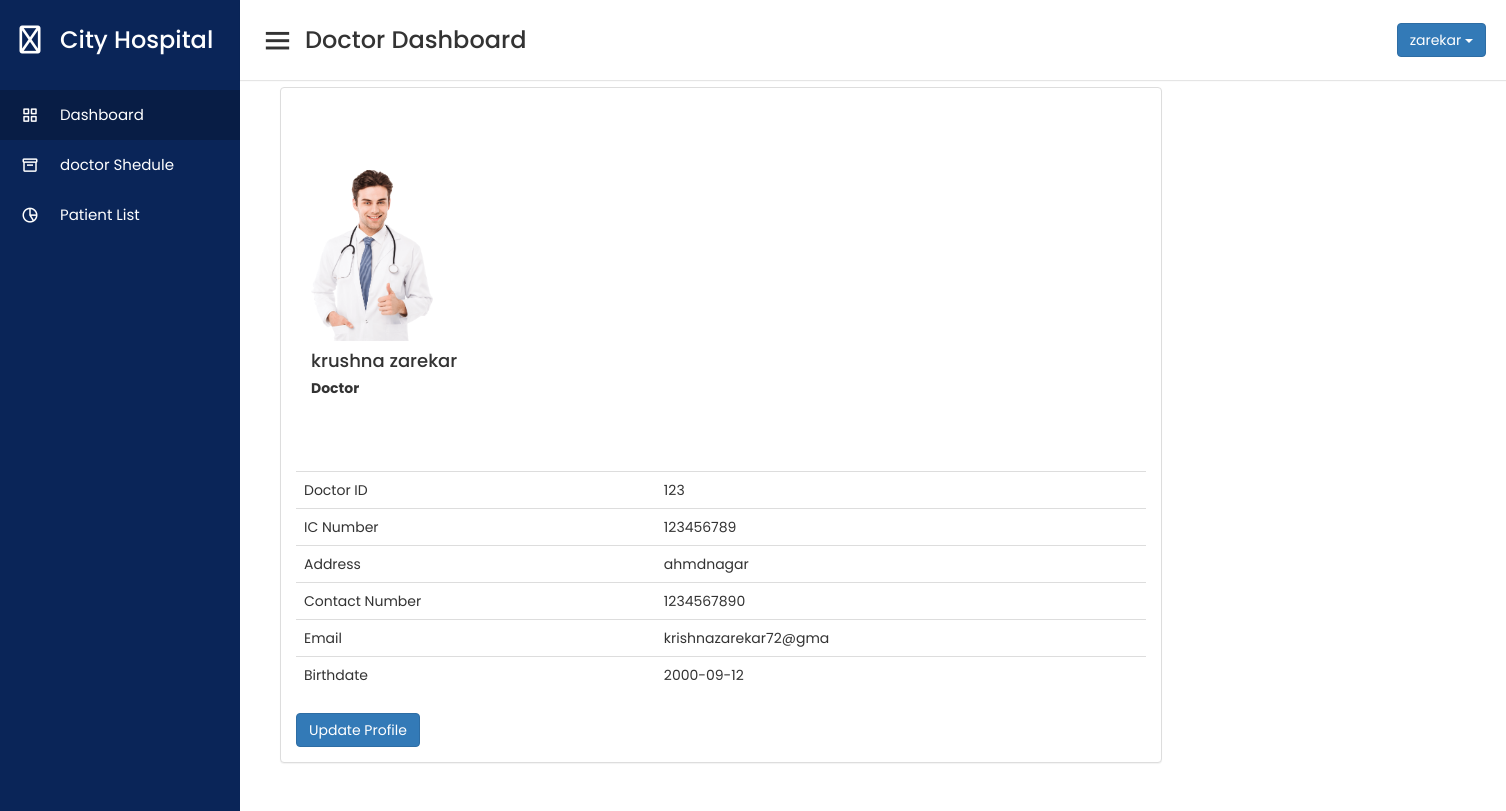
The app's page /doctor/profile.php (signed in) with its own data.
### tables this page shows
CREATE TABLE `doctor` (
  `icDoctor` bigint(12) NOT NULL,
  `password` varchar(20) NOT NULL,
  `doctorId` int(3) NOT NULL,
  `doctorFirstName` varchar(50) NOT NULL,
  `doctorLastName` varchar(50) NOT NULL,
  `doctorAddress` varchar(100) NOT NULL,
  `doctorPhone` varchar(15) NOT NULL,
  `doctorEmail` varchar(20) NOT NULL,
  `doctorDOB` date NOT NULL
);

### doctor/profile.php (the view, shortened to what this page needs)
<?php
include_once '../database/dbconnect.php';
$usersession = $_SESSION['doctorSession'];
$res = mysqli_query($con, "SELECT * FROM doctor WHERE doctorId=" . $usersession);
$userRow = mysqli_fetch_array($res, MYSQLI_ASSOC);
?>
<!DOCTYPE html>
<html lang="en" dir="ltr">
  <head>
    <link href="../assets/css/material.css" rel="stylesheet">
    <link href="../assets/css/sb-admin.css" rel="stylesheet">
    <link href="../doctor/doctordashboard_css.css" rel="stylesheet">
    <link href="../assets/css/style.css" rel="stylesheet">
    <link href="../assets/font-awesome/css/font-awesome.css" rel="stylesheet">
    <link rel="stylesheet" href="https://cdnjs.cloudflare.com/ajax/libs/font-awesome/4.7.0/css/font-awesome.min.css">
    <link rel="stylesheet" href="https://maxcdn.bootstrapcdn.com/bootstrap/3.4.1/css/bootstrap.min.css">
  <link rel="stylesheet" href="../assetspetient/js/bootstrap.min.js">
  <link rel="stylesheet" href="../assetspetient/css/bootstrap.min.css">
  <link rel="stylesheet" href="../assets/font-awesome/css/font-awesome.min.css">
    <link href='https://unpkg.com/boxicons@2.0.7/css/boxicons.min.css' rel='stylesheet'>
   </head>
<body>
<div class="sidebar">
    <div class="logo-details">
      <i class='fa fa-medkit'></i>
      <span class="logo_name">City Hospital</span>
    </div>
      <ul class="nav-links">
        <li>
          <a href="../doctor/doctordashboard.php" class="active">
            <i class='bx bx-grid-alt' ></i>
            <span class="links_name"> Dashboard</span>
          </a>
        </li>
        <li>
          <a href="../doctor/addschedule.php">
            <i class='bx bx-box' ></i>
            <span class="links_name">doctor Shedule</span>
          </a>
        </li>
        <li>
          <a href="../doctor/patientlist.php">
            <i class='bx bx-pie-chart-alt-2' ></i>
            <span class="links_name">Patient List</span>
          </a>
        </li>
        <li>
        </li>
      </ul>
  </div>
  <section class="home-section">
    <nav>
      <div class="sidebar-button">
        <i class='bx bx-menu sidebarBtn'></i>
        <span class="dashboard">Doctor Dashboard</span>
      </div>
      <div class="dropdown">
                                      <button class="btn btn-primary dropdown-toggle" type="button" data-toggle="dropdown"><?php echo $userRow['doctorLastName']; ?>
                                      <span class="caret"></span></button>
                                    </div>
    </nav>
    <div class="home-content">
      <div class="overview-boxes">
      <div id="page-wrapper">
            <div class="container-fluid">
                <div class="col-md-9 col-sm-9  user-wrapper">
                            <div class="description">
                                <div class="panel panel-default">
                                    <div class="panel-body">
                                        <table class="table table-user-information" align="center">
                                        <div class="panel-body">
                          <div class="container">
            <section style="padding-bottom: 50px; padding-top: 50px;">
                <div class="row">
                    <div class="row">
                        <div class="col-md-3 col-sm-3">
                            <div class="user-wrapper">
                                <img src="../doctor/Stethoscope Smiling Handsome Male Doctor PNG.png" class="img-kr" />
                                <div class="description">
                                    <h4><?php echo $userRow['doctorFirstName']; ?> <?php echo $userRow['doctorLastName']; ?></h4>
                                    <h5> <strong> Doctor </strong></h5>
                                </div>
                            </div>
                        </div>
                        <tbody>
                                                <tr>
                                                    <td>Doctor ID</td>
                                                    <td><?php echo $userRow['doctorId']; ?></td>
                                                </tr>
                                                <tr>
                                                    <td>IC Number</td>
                                                    <td><?php echo $userRow['icDoctor']; ?></td>
                                                </tr>
                                                <tr>
                                                    <td>Address</td>
                                                    <td><?php echo $userRow['doctorAddress']; ?></td>
                                                </tr>
                                                <tr>
                                                    <td>Contact Number</td>
                                                    <td><?php echo $userRow['doctorPhone']; ?>
                                                    </td>
                                                </tr>
                                                <tr>
                                                    <td>Email</td>
                                                    <td><?php echo $userRow['doctorEmail']; ?>
                                                    </td>
                                                </tr>
                                                <tr>
                                                    <td>Birthdate</td>
                                                    <td><?php echo $userRow['doctorDOB']; ?>
                                                    </td>
                                                </tr>
                                            </tbody>
                                        </table>
                                        <button type="button" class="btn btn-primary" data-toggle="modal" data-target="#myModal">Update Profile</button>
                                    </div>
                                </div>
                            </div>
                        </div>
                    </div>
                    <div class="col-md-4">
                            <br /><br/>
                        </div>
                    </div>
                        </div>
                    </div>
</body>
</html>

### assets/css/sb-admin.css (style rules this page uses)
body { margin-top: 100px; background-color: #222; }
@media (min-width:768px) { body { margin-top: 50px; } }
#page-wrapper { min-height: 900px !important; width: 100%; padding: 0; background-color: #fff; }
@media (min-width:768px) { #page-wrapper { padding: 10px; } }

### doctor/doctordashboard_css.css (style rules this page uses)
* { margin: 0; padding: 0; box-sizing: border-box; font-family: 'Poppins', sans-serif; }
.sidebar { position: fixed; height: 100%; width: 240px; background: #0A2558; transition: all 0.5s ease; }
.sidebar .logo-details { height: 80px; display: flex; align-items: center; }
.sidebar .logo-details i { font-size: 28px; font-weight: 500; color: #fff; min-width: 60px; text-align: center }
.sidebar .logo-details .logo_name { color: #fff; font-size: 24px; font-weight: 500; }
.sidebar .nav-links { margin-top: 10px; }
.sidebar .nav-links li { position: relative; list-style: none; height: 50px; }
.sidebar .nav-links li a { height: 100%; width: 100%; display: flex; align-items: center; text-decoration: none; transition: all 0.4s ease; }
.sidebar .nav-links li a.active { background: #081D45; }
.sidebar .nav-links li i { min-width: 60px; text-align: center; font-size: 18px; color: #fff; }
.sidebar .nav-links li a .links_name { color: #fff; font-size: 15px; font-weight: 400; white-space: nowrap; }
.home-section { position: relative; background: #f5f5f5; min-height: 100vh; width: calc(100% - 240px); left: 240px; transition: all 0.5s ease; }
.home-section nav { display: flex; justify-content: space-between; height: 80px; background: #fff; display: flex; align-items: center; position: fixed; width: calc(100% - 240px); left: 240px; z-index: 100; padding: 0 20px; box-shadow: 0 1px 1px rgba(0, 0, 0, 0.1); transition: all 0.5s ease; }
.home-section nav .sidebar-button { display: flex; align-items: center; font-size: 24px; font-weight: 500; }
nav .sidebar-button i { font-size: 35px; margin-right: 10px; }
.home-section .home-content { position: relative; padding-top: 77px; }
.home-content .overview-boxes { display: flex; align-items: center; justify-content: space-evenly; flex-wrap: wrap; padding: -1px 50px; margin-bottom: 23px; }

### doctor/profile.php (style rules this page uses)
.img-kr { display: block; max-width: 45%; height:auto; }

### records on screen
doctor: doctorLastName "zarekar", doctorFirstName "krushna", doctorId "123", icDoctor "123456789", doctorAddress "ahmdnagar", doctorPhone "1234567890", doctorEmail "krishnazarekar72@gma", doctorDOB "2000-09-12"
